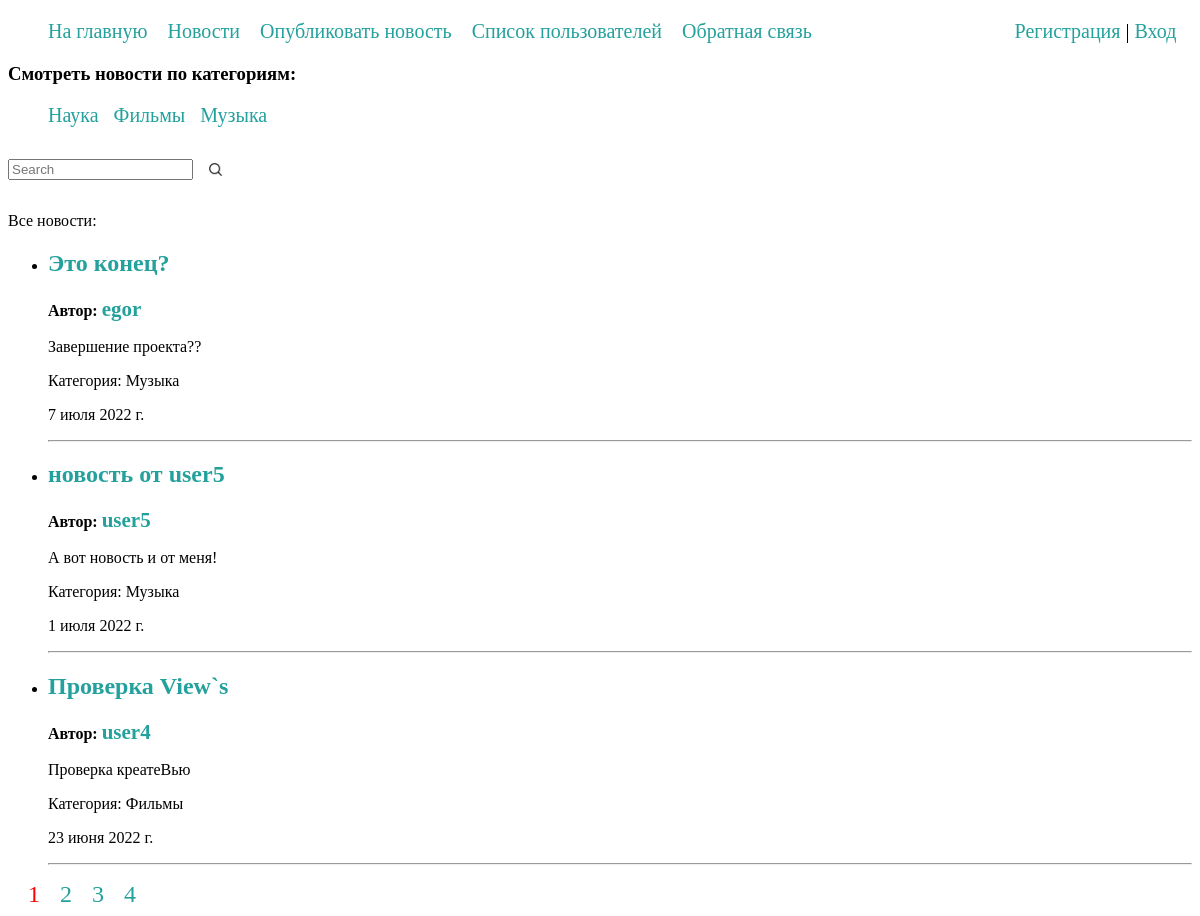
The page /news/ on the database as committed earlier.
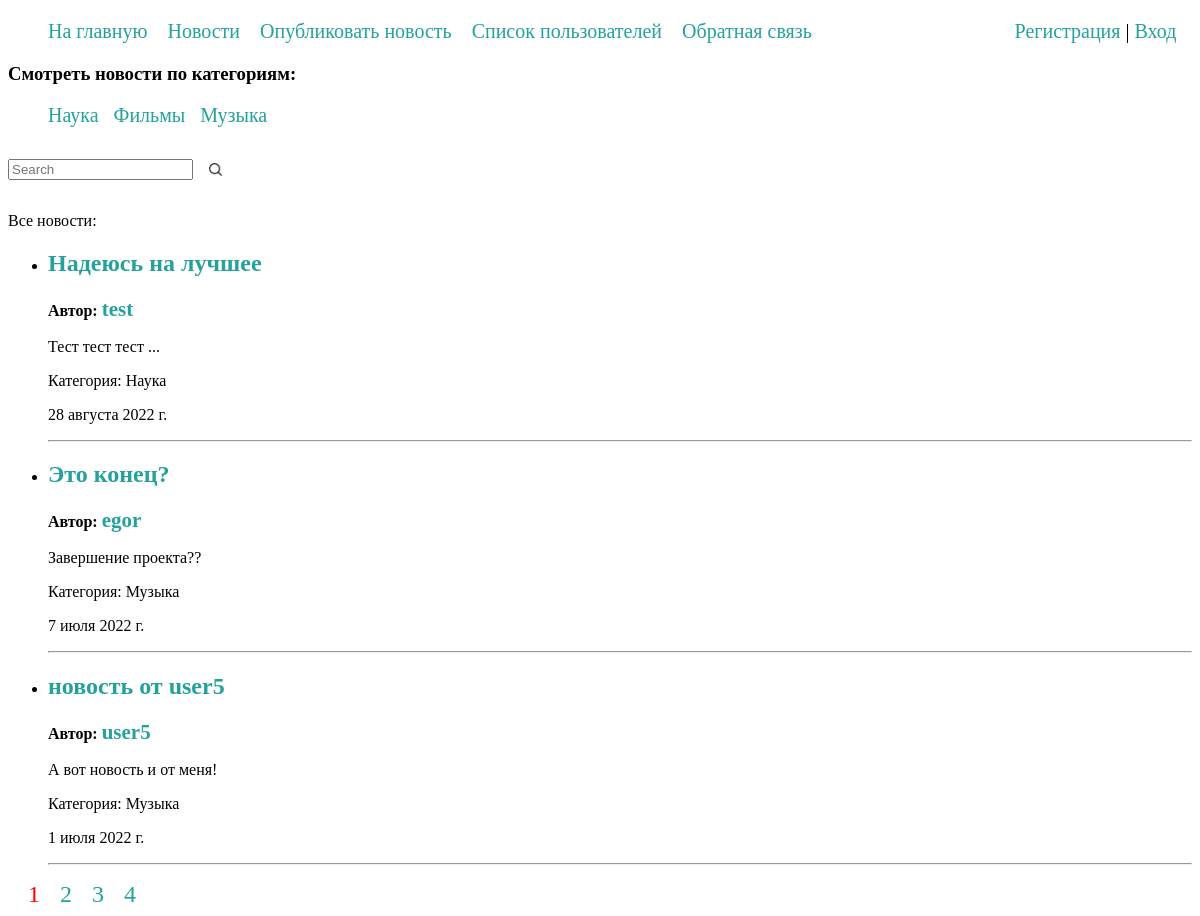
The same page on the database as committed later.
### news/models.py (models this page shows, shortened)
class Category(models.Model):
    name = models.CharField(max_length=100, db_index=True, verbose_name='Категория')
    slug = models.SlugField(max_length=255, db_index=True, unique=True, verbose_name='URL')
    def __str__(self):
        return self.name
    def get_absolute_url(self):
        return reverse('category', kwargs={'cat_slug': self.slug})
    class Meta:
        verbose_name = 'Категории'
        verbose_name_plural = 'Категории'
        ordering = ['id']

class News(models.Model):
    title = models.CharField(max_length=255, verbose_name='Заголовок')
    content = models.TextField(blank=False, verbose_name='Текст новости')
    time_created = models.DateTimeField(auto_now_add=True)
    cat = models.ForeignKey('Category', on_delete=models.CASCADE, null=True, verbose_name='Категория')
    author = models.ForeignKey(User, on_delete=models.CASCADE, null=True, verbose_name='Автор')
    def get_absolute_url(self):
        return reverse('newsById', kwargs={'news_id': self.pk})
    class Meta:
        verbose_name = 'Новости'
        verbose_name_plural = 'Новости'
        ordering = ['-time_created', 'title']

### news/views.py (the view)
# urls.py: path('news/', AllNews.as_view(), name='news'),
class AllNews(DataMixin, ListView):
    model = News
    template_name = "news/news.html"
    context_object_name = 'posts'
    paginate_by = 3
    def get_context_data(self, *, object_list=None, **kwargs):
        context = super().get_context_data(**kwargs)
        context['form'] = SearchNews()
        mix_def = self.get_user_context(title='Новости')
        return dict(list(context.items()) + list(mix_def.items()))
    def get_queryset(self):
        return News.objects.select_related('cat', 'author', 'author__profile').all()

### news/forms.py
class SearchNews(forms.Form):
    searchBy = forms.CharField(max_length=150, label="", help_text="",
                               widget=forms.TextInput(attrs={'placeholder': 'Search'}))

### account/models.py (called while the page is built)
    def get_absolute_url(self):
        return reverse('profile', kwargs={'profile_id': self.pk})

### first_project/context_processors.py (called while the page is built)
def menu_proc(request):
    return {'menu': menu}

### news/utils.py (called while the page is built)
    def get_user_context(self, **kwargs):
        context = kwargs
        cats = Category.objects.all()
        context['cats'] = cats
        return context

### news/templates/news/news.html (shortened to what this page needs)
{% extends 'news/base.html' %}
{% load static %}
{% block content %}
<h3>Смотреть новости по категориям:</h3>
<div class="divcat">
<ul class="cati">
{% for c in cats %}
     <li>
         <a href="{{ c.get_absolute_url }}">{{c.name}}</a>
     </li>
{% endfor %}
</ul>
</div>
    <form action="searchBy?page=1" method="post" class="forSearch">
        {% for f in form %}
            <p class="formfield"><label for="{{ f.id_for_label }}">{{ f.label }} </label>{{ f }}</p>
        {% endfor %}
        <input type="image" class="searchBtn" src="{% static 'news/img/search.png' %}" border="0" alt="Submit" />
    </form>
<p>Все новости:</p>
<ul>
{% for p in posts %}
    <li>
        <h2><a href="{{ p.get_absolute_url }}">{{p.title}}</a></h2>
        <p><b>Автор: <a style="font-size: 21px;" href="{{ p.author.profile.get_absolute_url }}">{{ p.author.username }}</a></b></p>
        <p>{{p.content}}</p>
        <p>Категория: {{p.cat}}</p>
        <P>{{p.time_created|date:""}}</P>
    </li>
    <hr>
{% endfor %}
</ul>
{% if page_obj.has_other_pages %}
<nav class="paginate">
    <ul class="forPaginate">
        <li>
            {% if page_obj.number == 1 %}
            <a href="?page=1" style="color: red;">1</a>
            {% else %}
            <a href="?page=1">1</a>
            {% endif %}
        </li>
        {% for p in paginator.page_range %}
            {% if p != 1 and p != page_obj.paginator.num_pages %}
                {% if p >= page_obj.number|add:-2 and p <= page_obj.number|add:2 %}
                    <li>
                        {% if page_obj.number == p %}
                            <a href="?page={{ p }}" style="color: red;">{{ p }}</a>
                        {% else %}
                            <a href="?page={{ p }}">{{ p }}</a>
                        {% endif %}
                    </li>
                 {% elif p == 2 or p == paginator.num_pages|add:-1 %}
                    <li>
                       <a href="#" style="color: black;">...</a>
                    </li>
                {% endif %}
            {% endif %}
        {% endfor %}
        <li>
            {% if page_obj.number == page_obj.paginator.num_pages %}
            <a href="?page={{ page_obj.paginator.num_pages }}" style="color: red;">{{ page_obj.paginator.num_pages }}</a>
            {% else %}
            <a href="?page={{ page_obj.paginator.num_pages }}">{{ page_obj.paginator.num_pages }}</a>
            {% endif %}
        </li>
    </ul>
</nav>
{% endif %}
{% endblock %}

Rows that differ between the two databases and show on the page:
no longer on this page (row unchanged): News: title "Проверка View`s", author.username "user4", content "Проверка креатеВью", cat "Фильмы", time_created "23 июня 2022 г."
added News: title "Надеюсь на лучшее", author.username "test", content "Тест тест тест ...", cat "Наука", time_created "28 августа 2022 г."
